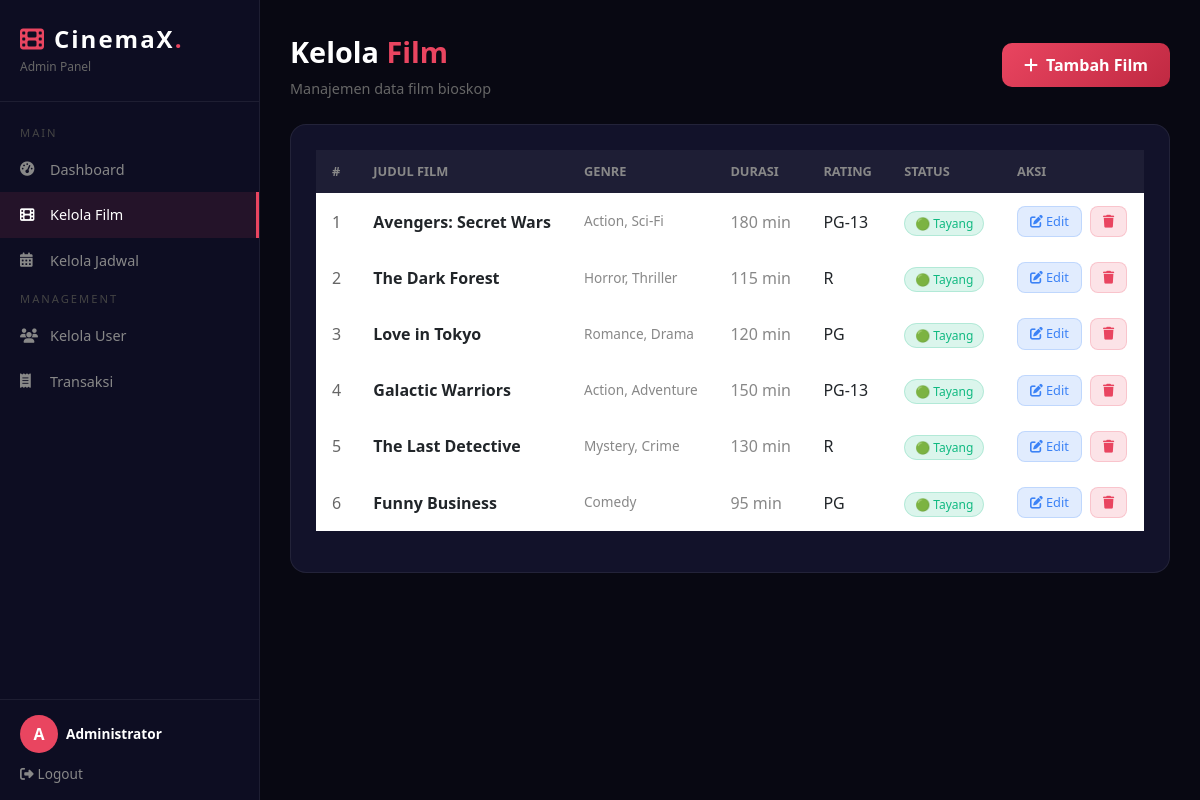
The app's page /admin/film.php (signed in) with its own data.
### tables this page shows
CREATE TABLE film (
    id INT AUTO_INCREMENT PRIMARY KEY,
    judul VARCHAR(200) NOT NULL,
    genre VARCHAR(100) NOT NULL,
    durasi INT NOT NULL COMMENT 'dalam menit',
    rating VARCHAR(10) NOT NULL,
    sinopsis TEXT,
    poster VARCHAR(255),
    status ENUM('tayang','tidak') DEFAULT 'tayang',
    created_at TIMESTAMP DEFAULT CURRENT_TIMESTAMP
);

### admin/film.php (the view, shortened to what this page needs)
<?php
require_once __DIR__ . '/../config/koneksi.php';
$films = mysqli_query($conn, "SELECT * FROM film ORDER BY created_at DESC");
?>
<!DOCTYPE html>
<html lang="id">
<head>
    <link rel="stylesheet" href="https://cdnjs.cloudflare.com/ajax/libs/bootstrap/5.3.0/css/bootstrap.min.css">
    <link rel="stylesheet" href="https://cdnjs.cloudflare.com/ajax/libs/font-awesome/6.4.0/css/all.min.css">
</head>
<body>
<aside class="sidebar">
    <div class="sidebar-brand">
        <h2><i class="fas fa-film me-2" style="color:var(--red)"></i><?= SITE_NAME ?><span>.</span></h2>
        <p>Admin Panel</p>
    </div>
    <nav class="sidebar-nav">
        <div class="nav-section">Main</div>
        <a href="dashboard.php" class="sidebar-link"><i class="fas fa-tachometer-alt"></i>Dashboard</a>
        <a href="film.php" class="sidebar-link active"><i class="fas fa-film"></i>Kelola Film</a>
        <a href="jadwal.php" class="sidebar-link"><i class="fas fa-calendar-alt"></i>Kelola Jadwal</a>
        <div class="nav-section">Management</div>
        <a href="user.php" class="sidebar-link"><i class="fas fa-users"></i>Kelola User</a>
        <a href="transaksi.php" class="sidebar-link"><i class="fas fa-receipt"></i>Transaksi</a>
    </nav>
    <div class="sidebar-footer">
        <div class="d-flex align-items-center gap-10 mb-2">
            <div class="admin-avatar"><?= strtoupper(substr($_SESSION['nama'], 0, 1)) ?></div>
            <div class="ms-2"><div style="font-size:.85rem;font-weight:600"><?= htmlspecialchars($_SESSION['nama']) ?></div></div>
        </div>
        <a href="../auth/logout.php" style="color:#888;text-decoration:none;font-size:.85rem"><i class="fas fa-sign-out-alt me-1"></i>Logout</a>
    </div>
</aside>
<main class="main-content">
    <div class="d-flex justify-content-between align-items-center mb-4">
        <div>
            <div class="page-title">Kelola <span style="color:var(--red)">Film</span></div>
            <div style="color:#666;font-size:.9rem">Manajemen data film bioskop</div>
        </div>
        <button class="btn-add" onclick="openModal()"><i class="fas fa-plus me-2"></i>Tambah Film</button>
    </div>
    <div class="section-card">
        <div class="table-responsive">
            <table class="table table-dark-custom">
                <thead><tr><th>#</th><th>Judul Film</th><th>Genre</th><th>Durasi</th><th>Rating</th><th>Status</th><th>Aksi</th></tr></thead>
                <tbody>
                    <?php $no=1; mysqli_data_seek($films,0); while ($f = mysqli_fetch_assoc($films)): ?>
                    <tr>
                        <td style="color:#666"><?= $no++ ?></td>
                        <td style="font-weight:600"><?= htmlspecialchars($f['judul']) ?></td>
                        <td style="color:#888;font-size:.85rem"><?= htmlspecialchars($f['genre']) ?></td>
                        <td style="color:#888"><?= $f['durasi'] ?> min</td>
                        <td><?= htmlspecialchars($f['rating']) ?></td>
                        <td><span class="badge-<?= $f['status'] === 'tayang' ? 'tayang' : 'tidak' ?>"><?= $f['status'] === 'tayang' ? '🟢 Tayang' : '🔴 Tidak' ?></span></td>
                        <td>
                            <button class="btn-edit me-1" onclick="editFilm(<?= htmlspecialchars(json_encode($f)) ?>)"><i class="fas fa-edit"></i> Edit</button>
                            <form method="POST" style="display:inline" onsubmit="return confirm('Hapus film ini?')">
                                <button type="submit" class="btn-del"><i class="fas fa-trash"></i></button>
                            </form>
                        </td>
                    </tr>
                    <?php endwhile; ?>
                </tbody>
            </table>
        </div>
    </div>
</main>
</body>
</html>

### admin/film.php (style rules this page uses)
:root { --red:#e94560; --dark:#080812; --sidebar:#0d0d22; --card:#12122a; --border:rgba(255,255,255,0.07); }
body { background:var(--dark); color:#fff; font-family:'Segoe UI',sans-serif; min-height:100vh; display:flex; }
.sidebar { width:260px; min-height:100vh; background:var(--sidebar); border-right:1px solid var(--border); position:fixed; top:0; left:0; z-index:100; display:flex; flex-direction:column; }
.sidebar-brand { padding:25px 20px; border-bottom:1px solid var(--border); }
.sidebar-brand h2 { font-size:1.5rem; font-weight:900; letter-spacing:2px; margin:0; }
.sidebar-brand h2 span { color:var(--red); }
.sidebar-brand p { color:#666; font-size:.75rem; margin:4px 0 0; }
.sidebar-nav { padding:15px 0; flex:1; }
.nav-section { padding:8px 20px 5px; color:#444; font-size:.7rem; text-transform:uppercase; letter-spacing:2px; }
.sidebar-link { display:flex; align-items:center; gap:12px; padding:12px 20px; color:#888; text-decoration:none; transition:.2s; font-size:.9rem; }
.sidebar-link.active { color:#fff; background:rgba(233,69,96,.1); border-right:3px solid var(--red); }
.sidebar-link i { width:18px; }
.sidebar-footer { padding:15px 20px; border-top:1px solid var(--border); }
.admin-avatar { width:38px; height:38px; background:var(--red); border-radius:50%; display:flex; align-items:center; justify-content:center; font-weight:700; }
.main-content { margin-left:260px; flex:1; padding:30px; }
.page-title { font-size:1.8rem; font-weight:900; margin-bottom:5px; }
.section-card { background:var(--card); border:1px solid var(--border); border-radius:16px; padding:25px; }
.table-dark-custom { color:#ccc; }
.table-dark-custom thead th { background:rgba(255,255,255,.05); border-color:var(--border); color:#888; font-size:.8rem; text-transform:uppercase; padding:12px 16px; }
.table-dark-custom tbody td { border-color:var(--border); padding:12px 16px; vertical-align:middle; }
.btn-add { background:linear-gradient(135deg,#e94560,#c02942); border:none; color:#fff; padding:10px 22px; border-radius:10px; font-weight:600; cursor:pointer; }
.btn-edit { background:rgba(59,130,246,.15); color:#3b82f6; border:1px solid rgba(59,130,246,.2); padding:5px 12px; border-radius:8px; font-size:.8rem; cursor:pointer; }
.btn-del { background:rgba(233,69,96,.15); color:#e94560; border:1px solid rgba(233,69,96,.2); padding:5px 12px; border-radius:8px; font-size:.8rem; cursor:pointer; }
.badge-tayang { background:rgba(16,185,129,.15); color:#10b981; padding:3px 10px; border-radius:15px; font-size:.75rem; border:1px solid rgba(16,185,129,.2); }

### records on screen
film: judul "Avengers: Secret Wars", genre "Action, Sci-Fi", durasi "180", rating "PG-13", status "🟢 Tayang"
film: judul "The Dark Forest", genre "Horror, Thriller", durasi "115", rating "R", status "🟢 Tayang"
film: judul "Love in Tokyo", genre "Romance, Drama", durasi "120", rating "PG", status "🟢 Tayang"
film: judul "Galactic Warriors", genre "Action, Adventure", durasi "150", rating "PG-13", status "🟢 Tayang"
film: judul "The Last Detective", genre "Mystery, Crime", durasi "130", rating "R", status "🟢 Tayang"
film: judul "Funny Business", genre "Comedy", durasi "95", rating "PG", status "🟢 Tayang"

### other values on screen
SITE_NAME "CinemaX"
substr($_SESSION['nama'], 0, 1) "A"
$_SESSION['nama'] "Administrator"
